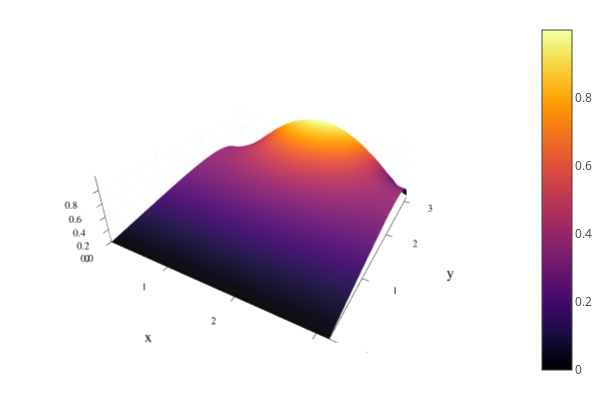

Here is the notebook cell this chart was saved with:
### Code cell
# Broj članova reda
l=20
u(xy)=Na₀*xy[2]+sum([Na[k]*sinh.(k*xy[2]).*cos.(k*xy[1]) for k in collect(1:l)]) 
surface(X,Y,Matrix(map(u,XY)'),xlabel="x",ylabel="y")

### Figure 1 — Plotly figure (JSON) as saved in the notebook; plotly's stock layout.template omitted (floating-point values rounded to 4 significant figures; data arrays with more than 128 entries replaced by an {"elided": "..."} marker saying what was removed)
{"data": [{"colorbar": {"title": ""}, "colorscale": {"elided": "256x2 mixed values"}, "hoverinfo": "none", "name": "y1", "opacity": null, "scene": "scene", "showlegend": false, "showscale": true, "type": "surface", "x": [0, 0.06283, 0.1257, 0.1885, 0.2513, 0.3142, 0.377, 0.4398, 0.5027, 0.5655, 0.6283, 0.6912, 0.754, 0.8168, 0.8796, 0.9425, 1.005, 1.068, 1.131, 1.194, 1.257, 1.319, 1.382, 1.445, 1.508, 1.571, 1.634, 1.696, 1.759, 1.822, 1.885, 1.948, 2.011, 2.073, 2.136, 2.199, 2.262, 2.325, 2.388, 2.45, 2.513, 2.576, 2.639, 2.702, 2.765, 2.827, 2.89, 2.953, 3.016, 3.079, 3.142], "xaxis": "x", "y": [0, 0.06283, 0.1257, 0.1885, 0.2513, 0.3142, 0.377, 0.4398, 0.5027, 0.5655, 0.6283, 0.6912, 0.754, 0.8168, 0.8796, 0.9425, 1.005, 1.068, 1.131, 1.194, 1.257, 1.319, 1.382, 1.445, 1.508, 1.571, 1.634, 1.696, 1.759, 1.822, 1.885, 1.948, 2.011, 2.073, 2.136, 2.199, 2.262, 2.325, 2.388, 2.45, 2.513, 2.576, 2.639, 2.702, 2.765, 2.827, 2.89, 2.953, 3.016, 3.079, 3.142], "yaxis": "y", "z": {"elided": "51x51 float values"}, "zaxis": "z", "zmax": 0.9986, "zmin": 0}], "layout": {"annotations": [], "height": 400, "legend": {"bgcolor": "rgba(255, 255, 255, 1.000)", "bordercolor": "rgba(0, 0, 0, 1.000)", "borderwidth": 1, "font": {"color": "rgba(0, 0, 0, 1.000)", "family": "sans-serif", "size": 11}, "tracegroupgap": 0, "traceorder": "normal", "x": 1, "xanchor": "auto", "y": 1, "yanchor": "auto"}, "margin": {"b": 20, "l": 0, "r": 0, "t": 20}, "paper_bgcolor": "rgba(255, 255, 255, 1.000)", "plot_bgcolor": "rgba(255, 255, 255, 1.000)", "scene": {"camera": {"eye": {"x": 1.126, "y": -1.95, "z": 1.3}}, "domain": {"x": [0.04684, 0.9934], "y": [0.07581, 0.9902]}, "xaxis": {"gridcolor": "rgba(0, 0, 0, 0.100)", "gridwidth": 0.5, "linecolor": "rgba(0, 0, 0, 1.000)", "mirror": false, "range": [0, 3.142], "showgrid": true, "showline": true, "showticklabels": true, "tickangle": 0, "tickcolor": "rgb(0, 0, 0)", "tickfont": {"color": "rgba(0, 0, 0, 1.000)", "family": "sans-serif", "size": 11}, "tickmode": "array", "ticks": "inside", "ticktext": ["0", "1", "2", "3"], "tickvals": [0, 1, 2, 3], "title": "x", "titlefont": {"color": "rgba(0, 0, 0, 1.000)", "family": "sans-serif", "size": 15}, "type": "-", "visible": true, "zeroline": false, "zerolinecolor": "rgba(0, 0, 0, 1.000)"}, "yaxis": {"gridcolor": "rgba(0, 0, 0, 0.100)", "gridwidth": 0.5, "linecolor": "rgba(0, 0, 0, 1.000)", "mirror": false, "range": [0, 3.142], "showgrid": true, "showline": true, "showticklabels": true, "tickangle": 0, "tickcolor": "rgb(0, 0, 0)", "tickfont": {"color": "rgba(0, 0, 0, 1.000)", "family": "sans-serif", "size": 11}, "tickmode": "array", "ticks": "inside", "ticktext": ["0", "1", "2", "3"], "tickvals": [0, 1, 2, 3], "title": "y", "titlefont": {"color": "rgba(0, 0, 0, 1.000)", "family": "sans-serif", "size": 15}, "type": "-", "visible": true, "zeroline": false, "zerolinecolor": "rgba(0, 0, 0, 1.000)"}, "zaxis": {"gridcolor": "rgba(0, 0, 0, 0.100)", "gridwidth": 0.5, "linecolor": "rgba(0, 0, 0, 1.000)", "mirror": false, "range": [0, 0.9986], "showgrid": true, "showline": true, "showticklabels": true, "tickangle": 0, "tickcolor": "rgb(0, 0, 0)", "tickfont": {"color": "rgba(0, 0, 0, 1.000)", "family": "sans-serif", "size": 11}, "tickmode": "array", "ticks": "inside", "ticktext": ["0.0", "0.2", "0.4", "0.6", "0.8"], "tickvals": [0, 0.2, 0.4, 0.6, 0.8], "title": "", "titlefont": {"color": "rgba(0, 0, 0, 1.000)", "family": "sans-serif", "size": 15}, "type": "-", "visible": true, "zeroline": false, "zerolinecolor": "rgba(0, 0, 0, 1.000)"}}, "showlegend": true, "width": 600}}
